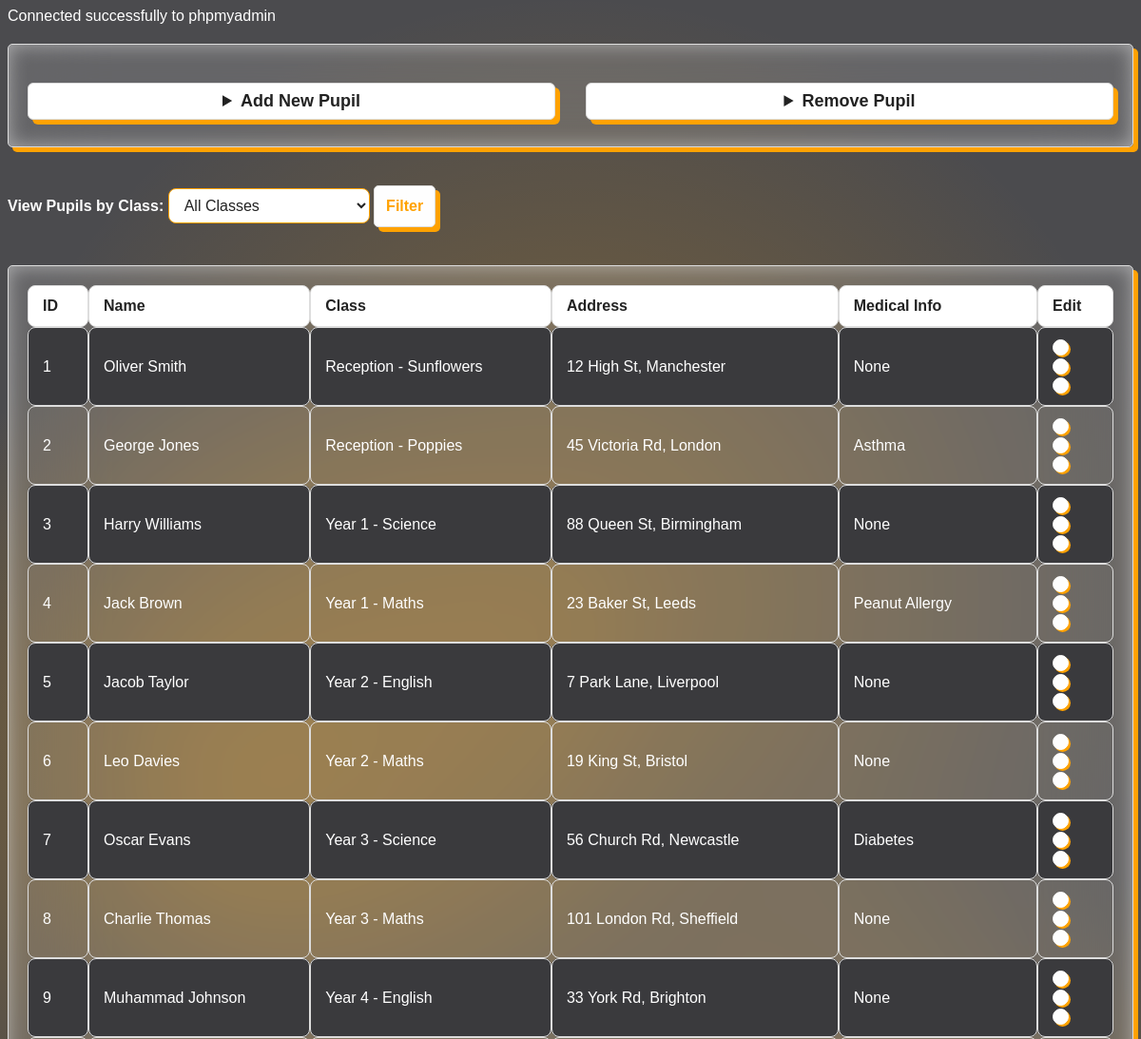
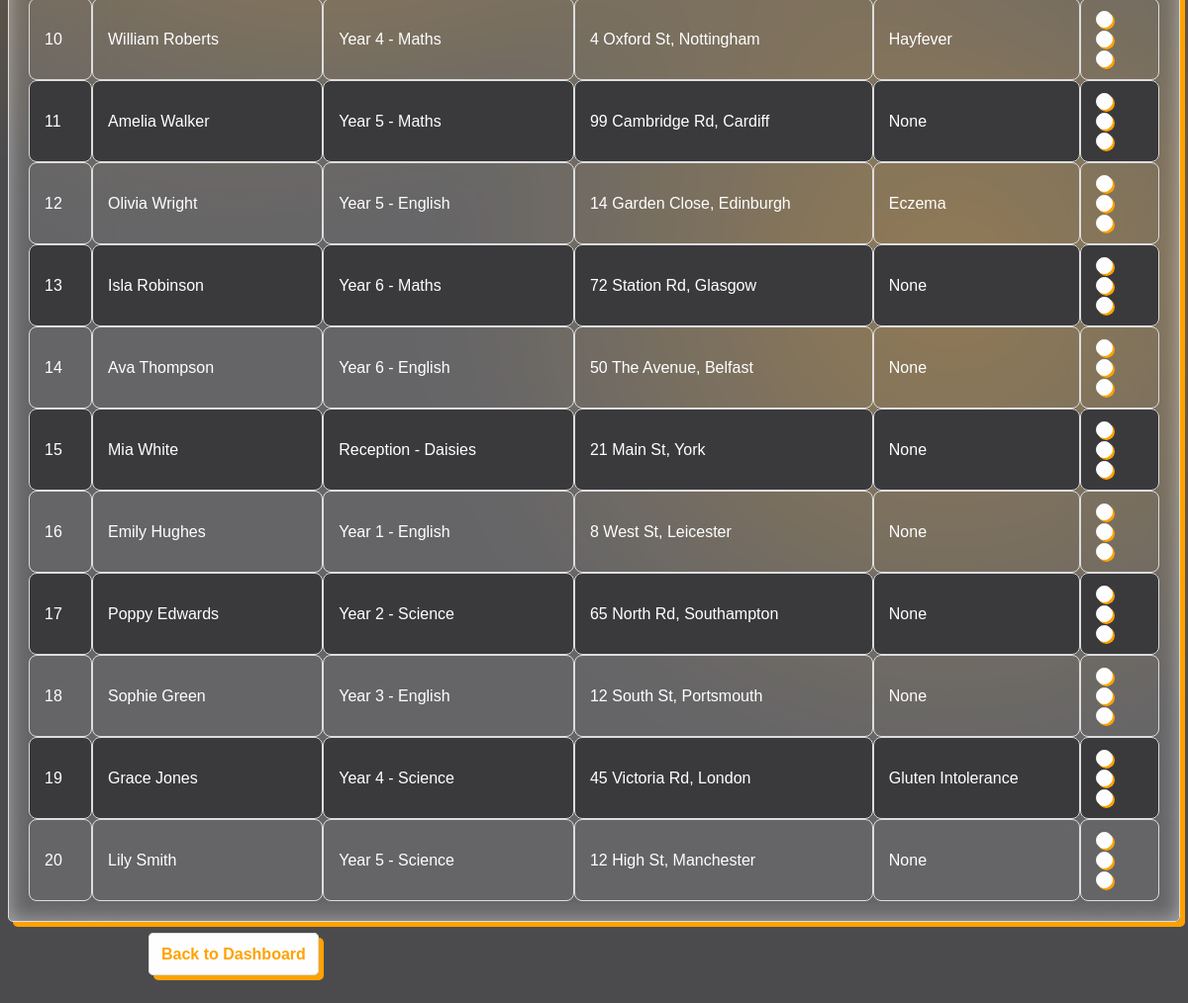
Page /pupils.php (signed in) on the committed database (2 pictures, top to bottom).
### tables this page shows
CREATE TABLE IF NOT EXISTS Pupils (
    pupilId INT AUTO_INCREMENT PRIMARY KEY,
    classId INT,
    pupilNames VARCHAR(100),
    pupilAddress VARCHAR(255),
    medicalInformation VARCHAR(255),
    FOREIGN KEY (classId) REFERENCES Class(classId)
);

### pupils.php (the view, shortened to what this page needs)
<!DOCTYPE html>
<html lang="en">
<head>
    <link rel="stylesheet" href="styles.css">
</head>
    <body>
        <?php
        include 'db_connect.php';
        echo "<div class='card row'>";
        echo "<details class='form-details'>";
        echo "<summary class='button'>Add New Pupil</summary>";
        echo "</details>";
        echo "<details class='form-details'>";
        echo "<summary class='button'>Remove Pupil</summary>";
        echo "</details>";
        echo "</div>";
        $classList = [];
        $classResult = $conn->query("SELECT classId, className FROM Class");
        if ($classResult && $classResult->num_rows > 0) {
            while($class = $classResult->fetch_assoc()) {
                $classList[$class['classId']] = $class['className'];
            }
        }
        $selectedClassId = isset($_GET['filterClassId']) ? intval($_GET['filterClassId']) : 0;
        if ($selectedClassId > 0) {
            $sql = "SELECT pupilId, pupilNames, pupilAddress, medicalInformation, classId FROM Pupils WHERE classId = $selectedClassId";
        } else {
            $sql = "SELECT pupilId, pupilNames, pupilAddress, medicalInformation, classId FROM Pupils";
        }
        $result = $conn->query($sql);
        echo "<form method='GET' action='' style='margin-bottom:16px;'>";
        echo "<label for='filterClassId' style='color:#fff;font-weight:bold;'>View Pupils by Class: </label>";
        echo "<select name='filterClassId' id='filterClassId' class='input-boxes' style='width:auto;'>";
        echo "<option value='0'" . ($selectedClassId == 0 ? ' selected' : '') . ">All Classes</option>";
        echo "</select> ";
        echo "<input type='submit' value='Filter' class='button'>";
        echo "</form>";
        if ($result->num_rows > 0) {
            echo "<table class=card>
                    <tr>
                        <th>ID</th>
                        <th>Name</th>
                        <th>Class</th>
                        <th>Address</th>
                        <th>Medical Info</th>
                        <th>Edit</th>
                    </tr>";
            while($row = $result->fetch_assoc()) {
                $pupilId = $row['pupilId'];
                echo "<tr>";
                echo "<td>{$pupilId}</td>";
                echo "<td>{$row['pupilNames']}</td>";
                $currentClass = isset($classList[$row['classId']]) ? $classList[$row['classId']] : 'None';
                echo "<td>" .($currentClass) . "</td>";
                echo "<td>{$row['pupilAddress']}</td>";
                echo "<td>{$row['medicalInformation']}</td>";
                echo "<td>"
                    . "<form method='get' action=''>"
                    . "<input type='hidden' name='editPupilId' value='{$pupilId}'>"
                    . "<button type='submit' class='dots-container' style='background:none;border:none;padding:0;cursor:pointer;'>"
                    . "<div class='dot'></div>"
                    . "<div class='dot'></div>"
                    . "<div class='dot'></div>"
                    . "</button>"
                    . "</form>";
                echo "</td>";
                echo "</tr>";
            }
            echo "</table>";
        } else {
            echo "<div class='card'><p>No pupils found in this class
            .</p></div>";
        }
        ?>
    </body>
    <footer>
        <div style="max-width:900px;margin:40px auto;margin-top:24px;">
            <a href="main.php" class="button">Back to Dashboard</a>
        </div>
    </footer>
</html>

### db_connect.php (shortened to what this page needs)
<?php
echo "Connected successfully to phpmyadmin";

### styles.css (style rules this page uses)
body { background-image: radial-gradient(circle at 20% 40%, rgba(255, 162, 0, 0.3), transparent 30%), radial-gradient(circle at 50% 30%, rgba(255, 162, 0, 0.3), transparent 40%), radial-gradient(circle at 80% 65%, rgba(255, 162, 0, 0.3), transparent 30%); background-attachment: fixed; background-size: cover; }
.input-boxes { background: #fff; color: #222; border: 1px solid #ffa200; border-radius: 8px; padding: 8px 12px; margin-bottom: 8px; font-size: 16px; width: 100%; box-sizing: border-box; transition: border-color 0.2s, box-shadow 0.2s; }
.row { margin-top: 32px; display: flex; flex-direction: row; gap: 32px; align-items: flex-start; justify-content: stretch; }
.form-details { flex: 1 1 0; min-width: 220px; max-width: 100%; }
label { color: #fff; font-size: 16px; font-weight: bold; }
details summary.button { color: #222; font-size: 18px; font-weight: bold; background: #fff; padding: 8px 16px; border-radius: 6px; box-shadow: 5px 5px 0px #ffa200, inset 0 0 20px #ffffff76; margin-bottom: 8px; }
table { width: 100%; border-collapse: separate; border-spacing: 0; margin: 20px 0; background: #fefefe26; color: #fff; font-size: 16px; box-shadow: 0 2px 8px #00000030; border-radius: 12px; overflow: hidden; }
th, td { padding: 12px 15px; border: 1px solid #ddd; text-align: left; }
th, td { border-radius: 8px; }
th { background-color: #ffffff; color: #222; font-weight: bold; }
tr:nth-child(even) { background-color: #3a3a3d; }
a { color: #ffA200; font-weight: bold; text-decoration: none; }
body { font-family: Arial, sans-serif; color: #ffffff; background-color: #4b4b4e; }
a { margin: 0; padding: 20px; }
.card { border: 1px solid #ddd; background: #fefefe26; border-radius: 5px; padding: 20px; margin: 20px 0; box-shadow: 5px 5px 0px #ffa200, inset 0 0 20px #ffffff76; backdrop-filter: blur(50px); }
.button { color: #ffA200; border: 1px solid #ddd; background: #fefefe; border-radius: 5px; padding: 12px; font-size:medium; font-weight: 600; margin: 20px 0; box-shadow: 5px 5px 0px #ffa200, inset 0 0 20px #ffffff76; text-align: center; }
.dots-container { display: flex; width: 20px; flex-direction: column; text-align: center; margin-top: auto; gap: 3px; cursor: pointer; }
.dot { height: 15px; width: 15px; border: 1.5px solid #fefefe; background-color: #fefefe; border-radius: 50%; box-shadow: 2px 2px 0px #ffa200, inset 0 0 20px #ffffff76; }

### rows in the picture
pupils: pupilId "1", pupilNames "Oliver Smith", classId "Reception - Sunflowers", pupilAddress "12 High St, Manchester", medicalInformation "None"
pupils: pupilId "2", pupilNames "George Jones", classId "Reception - Poppies", pupilAddress "45 Victoria Rd, London", medicalInformation "Asthma"
pupils: pupilId "3", pupilNames "Harry Williams", classId "Year 1 - Science", pupilAddress "88 Queen St, Birmingham", medicalInformation "None"
pupils: pupilId "4", pupilNames "Jack Brown", classId "Year 1 - Maths", pupilAddress "23 Baker St, Leeds", medicalInformation "Peanut Allergy"
pupils: pupilId "5", pupilNames "Jacob Taylor", classId "Year 2 - English", pupilAddress "7 Park Lane, Liverpool", medicalInformation "None"
pupils: pupilId "6", pupilNames "Leo Davies", classId "Year 2 - Maths", pupilAddress "19 King St, Bristol", medicalInformation "None"
pupils: pupilId "7", pupilNames "Oscar Evans", classId "Year 3 - Science", pupilAddress "56 Church Rd, Newcastle", medicalInformation "Diabetes"
pupils: pupilId "8", pupilNames "Charlie Thomas", classId "Year 3 - Maths", pupilAddress "101 London Rd, Sheffield", medicalInformation "None"
pupils: pupilId "9", pupilNames "Muhammad Johnson", classId "Year 4 - English", pupilAddress "33 York Rd, Brighton", medicalInformation "None"
pupils: pupilId "10", pupilNames "William Roberts", classId "Year 4 - Maths", pupilAddress "4 Oxford St, Nottingham", medicalInformation "Hayfever"
pupils: pupilId "11", pupilNames "Amelia Walker", classId "Year 5 - Maths", pupilAddress "99 Cambridge Rd, Cardiff", medicalInformation "None"
pupils: pupilId "12", pupilNames "Olivia Wright", classId "Year 5 - English", pupilAddress "14 Garden Close, Edinburgh", medicalInformation "Eczema"
pupils: pupilId "13", pupilNames "Isla Robinson", classId "Year 6 - Maths", pupilAddress "72 Station Rd, Glasgow", medicalInformation "None"
pupils: pupilId "14", pupilNames "Ava Thompson", classId "Year 6 - English", pupilAddress "50 The Avenue, Belfast", medicalInformation "None"
pupils: pupilId "15", pupilNames "Mia White", classId "Reception - Daisies", pupilAddress "21 Main St, York", medicalInformation "None"
pupils: pupilId "16", pupilNames "Emily Hughes", classId "Year 1 - English", pupilAddress "8 West St, Leicester", medicalInformation "None"
pupils: pupilId "17", pupilNames "Poppy Edwards", classId "Year 2 - Science", pupilAddress "65 North Rd, Southampton", medicalInformation "None"
pupils: pupilId "18", pupilNames "Sophie Green", classId "Year 3 - English", pupilAddress "12 South St, Portsmouth", medicalInformation "None"
pupils: pupilId "19", pupilNames "Grace Jones", classId "Year 4 - Science", pupilAddress "45 Victoria Rd, London", medicalInformation "Gluten Intolerance"
pupils: pupilId "20", pupilNames "Lily Smith", classId "Year 5 - Science", pupilAddress "12 High St, Manchester", medicalInformation "None"
